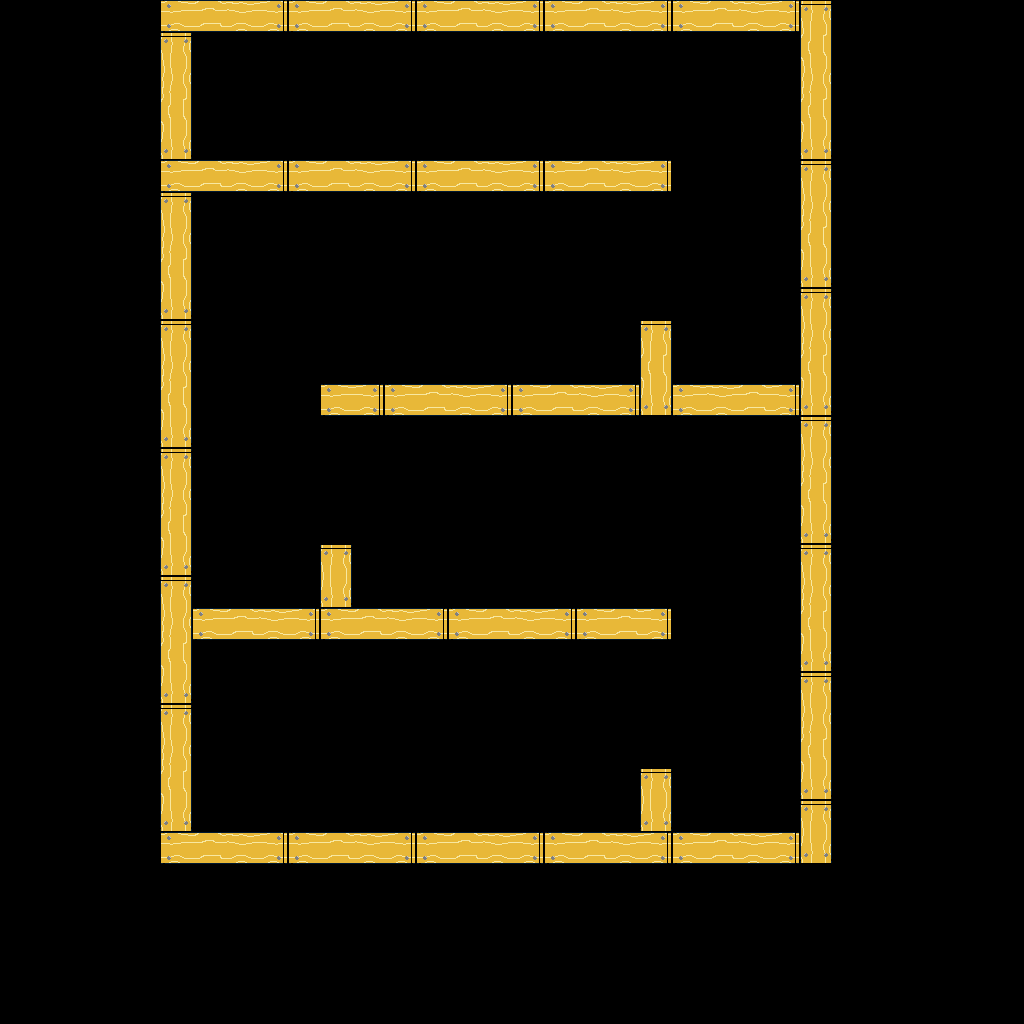

Rendered tile map (Tiled .tmx) drawn with the repository's tilesets; below, a short description and the map source with its tile grids summarised:
An orthogonal 32x32 tile map with 32x32 px tiles, 2 tile layers (background, foreground), 2 tilesets and 86 objects (76x spikes, 8x fan, spawn, exit).

<map version="1.0" orientation="orthogonal" renderorder="right-down" width="32" height="32" tilewidth="32" tileheight="32" nextobjectid="120">
 <tileset firstgid="1" name="basic-tiles" tilewidth="32" tileheight="32" tilecount="256" columns="16">
  <image source="../maps/basic-tiles.png" width="512" height="512" />
 </tileset>
 <tileset firstgid="257" name="objects" tilewidth="64" tileheight="64" tilecount="4" columns="0">
  <tile id="1">
   <image width="32" height="64" source="../maps/fan_0.png" />
  </tile>
  <tile id="3">
   <image width="32" height="32" source="../maps/exit.png" />
  </tile>
  <tile id="4">
   <image width="32" height="32" source="../maps/spawn.png" />
  </tile>
  <tile id="5">
   <image width="64" height="7" source="../maps/door.png" />
  </tile>
 </tileset>
 <layer name="background" width="32" height="32">
  <data>[1024 cells, 0 non-empty, 0 distinct tile ids]</data>
 </layer>
 <layer name="foreground" width="32" height="32">
  <data>[1024 cells, 143 non-empty, 8 distinct tile ids]</data>
 </layer>
 <objectgroup name="objects">
  <object id="24" type="spawn" gid="261" x="288" y="96" width="32" height="32" />
  <object id="35" type="exit" gid="260" x="256" y="704" width="32" height="32" />
  <object id="36" type="fan" gid="258" x="608" y="192" width="32" height="64" rotation="90" />
  <object id="37" type="fan" gid="258" x="320" y="416" width="32" height="64" rotation="90" />
  <object id="38" type="fan" gid="258" x="608" y="640" width="32" height="64" rotation="90" />
  <object id="39" type="fan" gid="2147483906" x="608" y="384" width="32" height="64" />
  <object id="40" type="fan" gid="2147483906" x="608" y="832" width="32" height="64" />
  <object id="41" type="fan" gid="258" x="192" y="96" width="32" height="64" />
  <object id="42" type="fan" gid="258" x="192" y="160" width="32" height="64" />
  <object id="43" type="fan" gid="258" x="352" y="608" width="32" height="64" />
  <object id="44" type="spikes" gid="21" x="192" y="672" width="32" height="32" />
  <object id="45" type="spikes" gid="21" x="192" y="768" width="32" height="32" />
  <object id="46" type="spikes" gid="21" x="192" y="832" width="32" height="32" />
  <object id="47" type="spikes" gid="21" x="192" y="800" width="32" height="32" />
  <object id="48" type="spikes" gid="21" x="192" y="704" width="32" height="32" />
  <object id="49" type="spikes" gid="21" x="192" y="736" width="32" height="32" />
  <object id="50" type="spikes" gid="21" x="192" y="576" width="32" height="32" />
  <object id="51" type="spikes" gid="21" x="192" y="384" width="32" height="32" />
  <object id="52" type="spikes" gid="21" x="192" y="608" width="32" height="32" />
  <object id="53" type="spikes" gid="21" x="192" y="480" width="32" height="32" />
  <object id="54" type="spikes" gid="21" x="192" y="544" width="32" height="32" />
  <object id="55" type="spikes" gid="21" x="192" y="512" width="32" height="32" />
  <object id="56" type="spikes" gid="21" x="192" y="416" width="32" height="32" />
  <object id="57" type="spikes" gid="21" x="192" y="448" width="32" height="32" />
  <object id="58" type="spikes" gid="21" x="192" y="256" width="32" height="32" />
  <object id="59" type="spikes" gid="21" x="192" y="288" width="32" height="32" />
  <object id="60" type="spikes" gid="21" x="192" y="224" width="32" height="32" />
  <object id="61" type="spikes" gid="21" x="192" y="352" width="32" height="32" />
  <object id="62" type="spikes" gid="21" x="192" y="320" width="32" height="32" />
  <object id="63" type="spikes" gid="20" x="768" y="384" width="32" height="32" />
  <object id="64" type="spikes" gid="20" x="768" y="352" width="32" height="32" />
  <object id="65" type="spikes" gid="20" x="768" y="320" width="32" height="32" />
  <object id="66" type="spikes" gid="20" x="768" y="288" width="32" height="32" />
  <object id="67" type="spikes" gid="20" x="768" y="256" width="32" height="32" />
  <object id="68" type="spikes" gid="20" x="768" y="224" width="32" height="32" />
  <object id="69" type="spikes" gid="20" x="768" y="192" width="32" height="32" />
  <object id="70" type="spikes" gid="20" x="768" y="160" width="32" height="32" />
  <object id="71" type="spikes" gid="20" x="768" y="128" width="32" height="32" />
  <object id="72" type="spikes" gid="20" x="768" y="96" width="32" height="32" />
  <object id="73" type="spikes" gid="20" x="768" y="64" width="32" height="32" />
  <object id="74" type="spikes" gid="20" x="768" y="704" width="32" height="32" />
  <object id="75" type="spikes" gid="20" x="768" y="832" width="32" height="32" />
  <object id="76" type="spikes" gid="20" x="768" y="672" width="32" height="32" />
  <object id="77" type="spikes" gid="20" x="768" y="608" width="32" height="32" />
  <object id="78" type="spikes" gid="20" x="768" y="576" width="32" height="32" />
  <object id="79" type="spikes" gid="20" x="768" y="800" width="32" height="32" />
  <object id="80" type="spikes" gid="20" x="768" y="768" width="32" height="32" />
  <object id="81" type="spikes" gid="20" x="768" y="736" width="32" height="32" />
  <object id="82" type="spikes" gid="20" x="768" y="544" width="32" height="32" />
  <object id="83" type="spikes" gid="20" x="768" y="640" width="32" height="32" />
  <object id="84" type="spikes" gid="20" x="768" y="512" width="32" height="32" />
  <object id="85" type="spikes" gid="20" x="768" y="480" width="32" height="32" />
  <object id="86" type="spikes" gid="20" x="768" y="448" width="32" height="32" />
  <object id="87" type="spikes" gid="19" x="384" y="224" width="32" height="32" />
  <object id="88" type="spikes" gid="19" x="352" y="224" width="32" height="32" />
  <object id="89" type="spikes" gid="19" x="320" y="224" width="32" height="32" />
  <object id="90" type="spikes" gid="19" x="512" y="224" width="32" height="32" />
  <object id="91" type="spikes" gid="19" x="416" y="224" width="32" height="32" />
  <object id="92" type="spikes" gid="19" x="544" y="224" width="32" height="32" />
  <object id="93" type="spikes" gid="19" x="480" y="224" width="32" height="32" />
  <object id="94" type="spikes" gid="19" x="512" y="224" width="32" height="32" />
  <object id="95" type="spikes" gid="19" x="448" y="224" width="32" height="32" />
  <object id="96" type="spikes" gid="19" x="288" y="224" width="32" height="32" />
  <object id="97" type="spikes" gid="19" x="576" y="224" width="32" height="32" />
  <object id="98" type="spikes" gid="19" x="480" y="448" width="32" height="32" />
  <object id="99" type="spikes" gid="19" x="448" y="448" width="32" height="32" />
  <object id="100" type="spikes" gid="19" x="416" y="448" width="32" height="32" />
  <object id="101" type="spikes" gid="19" x="608" y="448" width="32" height="32" />
  <object id="102" type="spikes" gid="19" x="512" y="448" width="32" height="32" />
  <object id="103" type="spikes" gid="19" x="640" y="448" width="32" height="32" />
  <object id="104" type="spikes" gid="19" x="576" y="448" width="32" height="32" />
  <object id="105" type="spikes" gid="19" x="608" y="448" width="32" height="32" />
  <object id="106" type="spikes" gid="19" x="544" y="448" width="32" height="32" />
  <object id="107" type="spikes" gid="19" x="384" y="448" width="32" height="32" />
  <object id="108" type="spikes" gid="19" x="672" y="448" width="32" height="32" />
  <object id="109" type="spikes" gid="19" x="384" y="672" width="32" height="32" />
  <object id="110" type="spikes" gid="19" x="352" y="672" width="32" height="32" />
  <object id="111" type="spikes" gid="19" x="320" y="672" width="32" height="32" />
  <object id="112" type="spikes" gid="19" x="512" y="672" width="32" height="32" />
  <object id="113" type="spikes" gid="19" x="416" y="672" width="32" height="32" />
  <object id="114" type="spikes" gid="19" x="544" y="672" width="32" height="32" />
  </objectgroup>
</map>
<!-- 5 of 86 objects omitted -->
